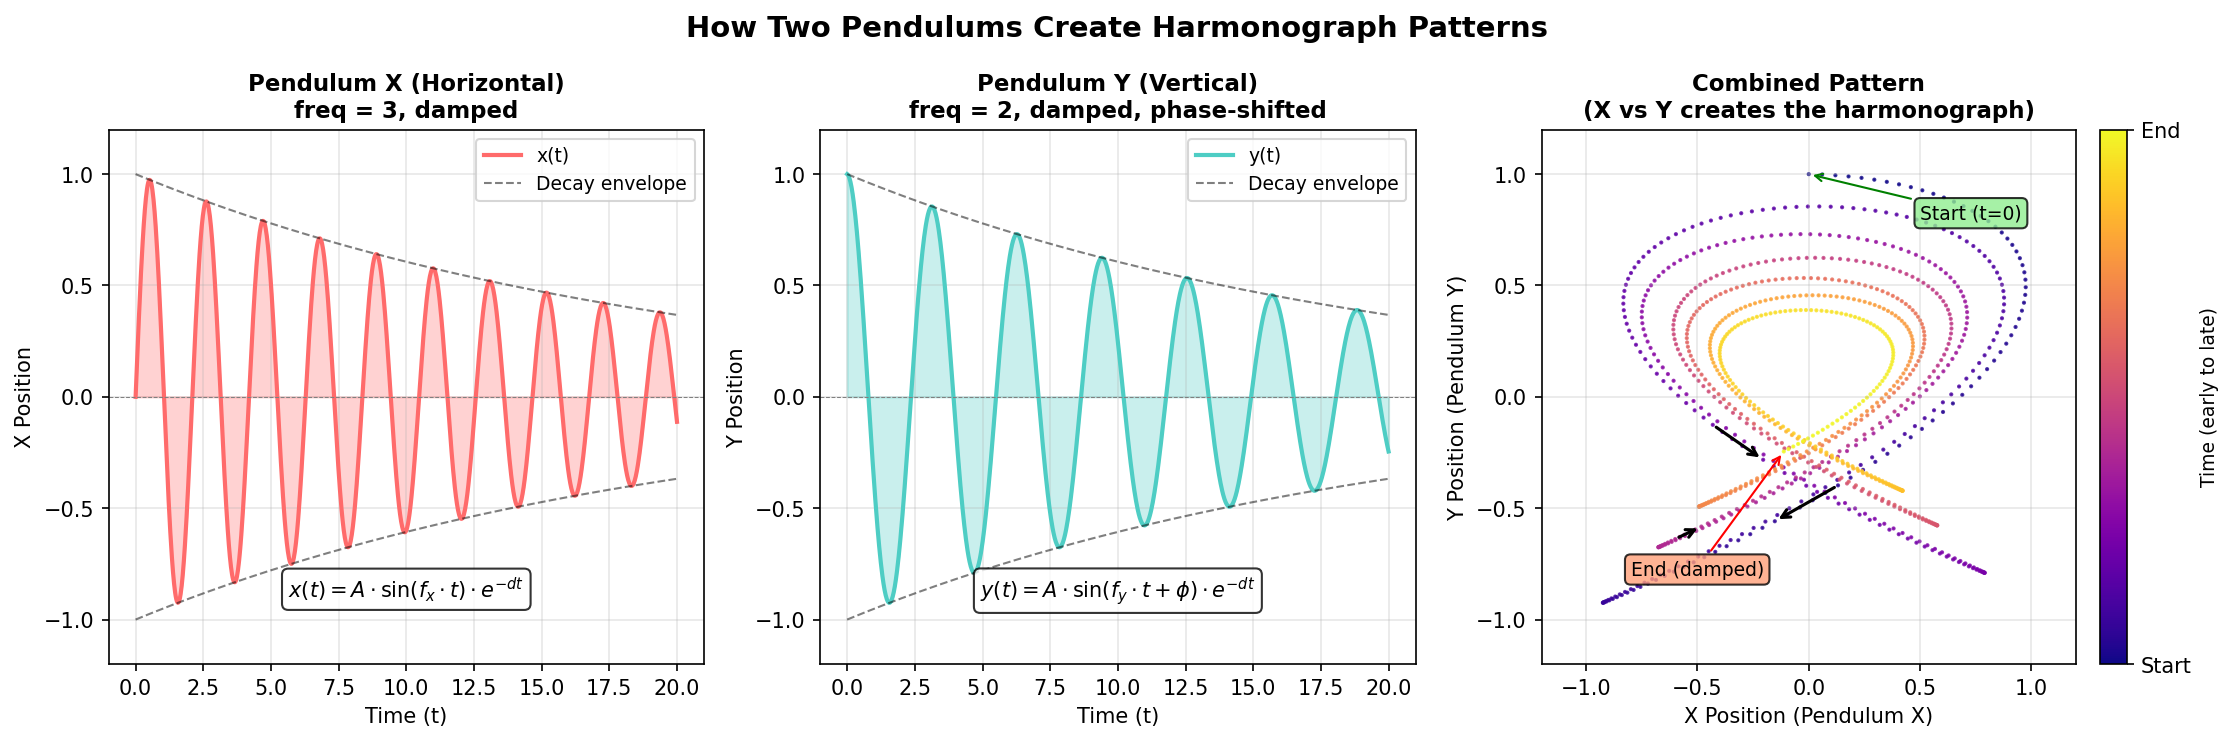

This figure's Python source:
import numpy as np
import matplotlib.pyplot as plt
from pathlib import Path

SCRIPT_DIR = Path(__file__).parent

# =============================================================================
# Create figure with three panels
# =============================================================================
fig, axes = plt.subplots(1, 3, figsize=(15, 5), dpi=150)
fig.suptitle('How Two Pendulums Create Harmonograph Patterns', fontsize=14, fontweight='bold')

# Parameters for demonstration
t = np.linspace(0, 20, 1000)
freq_x, freq_y = 3, 2
amp = 1.0
damping = 0.05
decay = np.exp(-damping * t)

# Calculate x and y oscillations
x = amp * np.sin(freq_x * t) * decay
y = amp * np.sin(freq_y * t + np.pi/2) * decay

# =============================================================================
# Panel 1: X pendulum oscillation
# =============================================================================
ax1 = axes[0]
ax1.set_title('Pendulum X (Horizontal)\nfreq = 3, damped', fontsize=11, fontweight='bold')
ax1.plot(t, x, color='#ff6b6b', linewidth=2, label='x(t)')
ax1.fill_between(t, 0, x, alpha=0.3, color='#ff6b6b')
ax1.axhline(y=0, color='gray', linewidth=0.5, linestyle='--')

# Add envelope
ax1.plot(t, decay, 'k--', alpha=0.5, linewidth=1, label='Decay envelope')
ax1.plot(t, -decay, 'k--', alpha=0.5, linewidth=1)

ax1.set_xlabel('Time (t)', fontsize=10)
ax1.set_ylabel('X Position', fontsize=10)
ax1.set_ylim(-1.2, 1.2)
ax1.legend(loc='upper right', fontsize=9)
ax1.grid(True, alpha=0.3)

# Add equation annotation
ax1.annotate(r'$x(t) = A \cdot \sin(f_x \cdot t) \cdot e^{-dt}$',
             xy=(10, -0.9), fontsize=10, ha='center',
             bbox=dict(boxstyle='round', facecolor='white', alpha=0.8))

# =============================================================================
# Panel 2: Y pendulum oscillation
# =============================================================================
ax2 = axes[1]
ax2.set_title('Pendulum Y (Vertical)\nfreq = 2, damped, phase-shifted', fontsize=11, fontweight='bold')
ax2.plot(t, y, color='#4ecdc4', linewidth=2, label='y(t)')
ax2.fill_between(t, 0, y, alpha=0.3, color='#4ecdc4')
ax2.axhline(y=0, color='gray', linewidth=0.5, linestyle='--')

# Add envelope
ax2.plot(t, decay, 'k--', alpha=0.5, linewidth=1, label='Decay envelope')
ax2.plot(t, -decay, 'k--', alpha=0.5, linewidth=1)

ax2.set_xlabel('Time (t)', fontsize=10)
ax2.set_ylabel('Y Position', fontsize=10)
ax2.set_ylim(-1.2, 1.2)
ax2.legend(loc='upper right', fontsize=9)
ax2.grid(True, alpha=0.3)

# Add equation annotation
ax2.annotate(r'$y(t) = A \cdot \sin(f_y \cdot t + \phi) \cdot e^{-dt}$',
             xy=(10, -0.9), fontsize=10, ha='center',
             bbox=dict(boxstyle='round', facecolor='white', alpha=0.8))

# =============================================================================
# Panel 3: Combined pattern (X-Y parametric plot)
# =============================================================================
ax3 = axes[2]
ax3.set_title('Combined Pattern\n(X vs Y creates the harmonograph)', fontsize=11, fontweight='bold')

# Color the line by time for visual effect
points = np.array([x, y]).T.reshape(-1, 1, 2)
segments = np.concatenate([points[:-1], points[1:]], axis=1)

# Use scatter with color gradient to show time evolution
colors = plt.cm.plasma(np.linspace(0, 1, len(t)))
ax3.scatter(x, y, c=colors, s=1, alpha=0.8)

# Draw arrows showing direction of travel
arrow_indices = [50, 200, 400]
for idx in arrow_indices:
    if idx + 5 < len(x):
        ax3.annotate('', xy=(x[idx+5], y[idx+5]), xytext=(x[idx], y[idx]),
                    arrowprops=dict(arrowstyle='->', color='black', lw=1.5))

ax3.set_xlabel('X Position (Pendulum X)', fontsize=10)
ax3.set_ylabel('Y Position (Pendulum Y)', fontsize=10)
ax3.set_xlim(-1.2, 1.2)
ax3.set_ylim(-1.2, 1.2)
ax3.set_aspect('equal')
ax3.grid(True, alpha=0.3)

# Add annotation
ax3.annotate('Start (t=0)', xy=(x[0], y[0]), xytext=(0.5, 0.8),
             fontsize=9, arrowprops=dict(arrowstyle='->', color='green'),
             bbox=dict(boxstyle='round', facecolor='lightgreen', alpha=0.8))
ax3.annotate('End (damped)', xy=(x[-1], y[-1]), xytext=(-0.8, -0.8),
             fontsize=9, arrowprops=dict(arrowstyle='->', color='red'),
             bbox=dict(boxstyle='round', facecolor='lightsalmon', alpha=0.8))

# Add colorbar to show time
cbar = fig.colorbar(plt.cm.ScalarMappable(cmap='plasma'), ax=ax3, orientation='vertical', fraction=0.046, pad=0.04)
cbar.set_label('Time (early to late)', fontsize=9)
cbar.set_ticks([0, 1])
cbar.set_ticklabels(['Start', 'End'])

# =============================================================================
# Save figure
# =============================================================================
plt.tight_layout()
output_path = SCRIPT_DIR / 'harmonograph_concept_diagram.png'
plt.savefig(output_path, dpi=150, bbox_inches='tight', facecolor='white')
plt.close()

